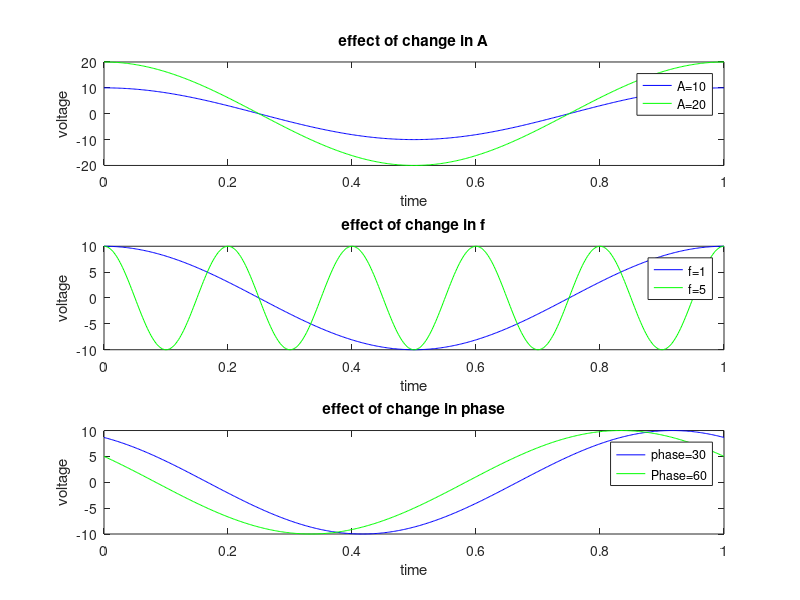

This figure's MATLAB source:
clc; clear all;
t=linspace(0,1,500);
y1=10*cos(2*pi*1.*t);
y2=20*cos(2*pi*1.*t);
subplot(3,1,1);plot(t,y1,'b'); hold on; plot(t,y2,'g');
title('effect of change in A');
legend('A=10','A=20');
xlabel('time');
ylabel('voltage');
y3=10*cos(2*pi*1.*t);
y4=10*cos(2*pi*5.*t);
subplot(3,1,2);plot(t,y3,'b'); hold on; plot(t,y4,'g');
title('effect of change in f');
legend('f=1','f=5');
xlabel('time');
ylabel('voltage');
y5=10*cos((2*pi*1.*t)+(30*pi/180));
y6=10*cos((2*pi*1.*t)+(60*pi/180));
subplot(3,1,3);plot(t,y5,'b'); hold on; plot(t,y6,'g');
title('effect of change in phase');
legend('phase=30','Phase=60');
xlabel('time');
ylabel('voltage');
